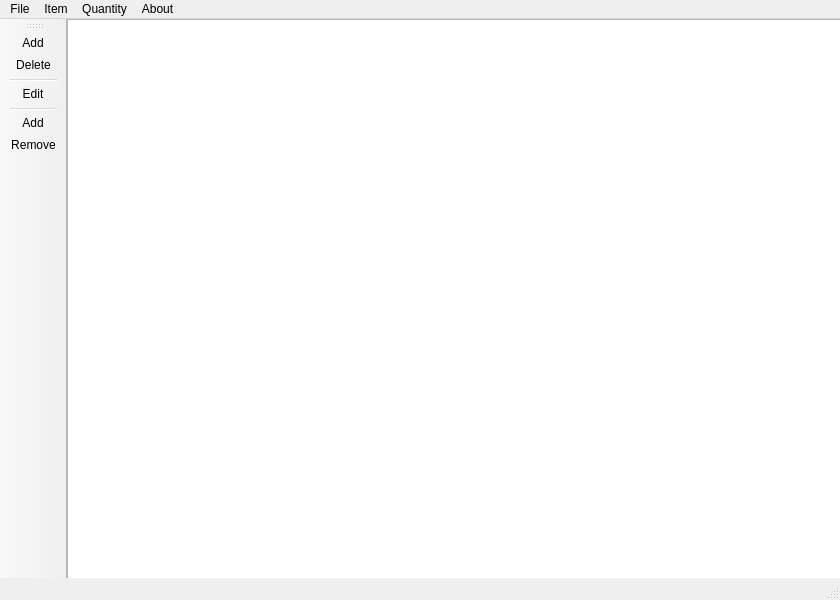
<?xml version="1.0" encoding="UTF-8"?>
<ui version="4.0">
 <class>MainWindow</class>
 <widget class="QMainWindow" name="MainWindow">
  <property name="geometry">
   <rect>
    <x>0</x>
    <y>0</y>
    <width>840</width>
    <height>600</height>
   </rect>
  </property>
  <property name="sizePolicy">
   <sizepolicy hsizetype="Fixed" vsizetype="Fixed">
    <horstretch>0</horstretch>
    <verstretch>0</verstretch>
   </sizepolicy>
  </property>
  <property name="windowTitle">
   <string>MainWindow</string>
  </property>
  <widget class="QWidget" name="centralWidget">
   <widget class="QTableWidget" name="tableWidget">
    <property name="geometry">
     <rect>
      <x>0</x>
      <y>0</y>
      <width>821</width>
      <height>561</height>
     </rect>
    </property>
    <property name="sizePolicy">
     <sizepolicy hsizetype="Minimum" vsizetype="Minimum">
      <horstretch>0</horstretch>
      <verstretch>0</verstretch>
     </sizepolicy>
    </property>
   </widget>
  </widget>
  <widget class="QMenuBar" name="menuBar">
   <property name="geometry">
    <rect>
     <x>0</x>
     <y>0</y>
     <width>840</width>
     <height>19</height>
    </rect>
   </property>
   <widget class="QMenu" name="menuFIle">
    <property name="title">
     <string>File</string>
    </property>
    <addaction name="actionCarregar"/>
    <addaction name="separator"/>
    <addaction name="actionDelete_All"/>
    <addaction name="separator"/>
    <addaction name="actionExit"/>
   </widget>
   <widget class="QMenu" name="menuAbout">
    <property name="title">
     <string>About</string>
    </property>
    <addaction name="actionHelp"/>
    <addaction name="separator"/>
    <addaction name="actionAbout"/>
   </widget>
   <widget class="QMenu" name="menuItem">
    <property name="title">
     <string>Item</string>
    </property>
    <addaction name="actionAdd_Item"/>
    <addaction name="actionDelete_Item"/>
    <addaction name="separator"/>
    <addaction name="actionEdit"/>
   </widget>
   <widget class="QMenu" name="menuQuantity">
    <property name="title">
     <string>Quantity</string>
    </property>
    <addaction name="actionAdd"/>
    <addaction name="actionRemove"/>
   </widget>
   <addaction name="menuFIle"/>
   <addaction name="menuItem"/>
   <addaction name="menuQuantity"/>
   <addaction name="menuAbout"/>
  </widget>
  <widget class="QToolBar" name="mainToolBar">
   <attribute name="toolBarArea">
    <enum>LeftToolBarArea</enum>
   </attribute>
   <attribute name="toolBarBreak">
    <bool>false</bool>
   </attribute>
   <addaction name="actionAdd_Item"/>
   <addaction name="actionDelete_Item"/>
   <addaction name="separator"/>
   <addaction name="actionEdit"/>
   <addaction name="separator"/>
   <addaction name="actionAdd"/>
   <addaction name="actionRemove"/>
  </widget>
  <widget class="QStatusBar" name="statusBar"/>
  <action name="actionCarregar">
   <property name="icon">
    <iconset resource="res.qrc">
     <normaloff>:/res/Nobuk-Inventory-Icons/Load.png</normaloff>:/res/Nobuk-Inventory-Icons/Load.png</iconset>
   </property>
   <property name="text">
    <string>Load</string>
   </property>
  </action>
  <action name="actionExit">
   <property name="icon">
    <iconset resource="res.qrc">
     <normaloff>:/res/Nobuk-Inventory-Icons/Exit.png</normaloff>:/res/Nobuk-Inventory-Icons/Exit.png</iconset>
   </property>
   <property name="text">
    <string>Exit</string>
   </property>
  </action>
  <action name="actionHelp">
   <property name="icon">
    <iconset resource="res.qrc">
     <normaloff>:/res/Nobuk-Inventory-Icons/Help.png</normaloff>:/res/Nobuk-Inventory-Icons/Help.png</iconset>
   </property>
   <property name="text">
    <string>Help</string>
   </property>
  </action>
  <action name="actionAbout">
   <property name="icon">
    <iconset resource="res.qrc">
     <normaloff>:/res/Nobuk-Inventory-Icons/About.png</normaloff>:/res/Nobuk-Inventory-Icons/About.png</iconset>
   </property>
   <property name="text">
    <string>About </string>
   </property>
  </action>
  <action name="actionDelete_All">
   <property name="icon">
    <iconset resource="res.qrc">
     <normaloff>:/res/Nobuk-Inventory-Icons/Delete_all.png</normaloff>:/res/Nobuk-Inventory-Icons/Delete_all.png</iconset>
   </property>
   <property name="text">
    <string>Delete All</string>
   </property>
  </action>
  <action name="actionAdd_Item">
   <property name="icon">
    <iconset resource="res.qrc">
     <normaloff>:/res/Nobuk-Inventory-Icons/Add_Item.png</normaloff>:/res/Nobuk-Inventory-Icons/Add_Item.png</iconset>
   </property>
   <property name="text">
    <string>Add</string>
   </property>
  </action>
  <action name="actionDelete_Item">
   <property name="icon">
    <iconset resource="res.qrc">
     <normaloff>:/res/Nobuk-Inventory-Icons/Delete_Item.png</normaloff>:/res/Nobuk-Inventory-Icons/Delete_Item.png</iconset>
   </property>
   <property name="text">
    <string>Delete</string>
   </property>
  </action>
  <action name="actionAdd">
   <property name="icon">
    <iconset resource="res.qrc">
     <normaloff>:/res/Nobuk-Inventory-Icons/Add.png</normaloff>:/res/Nobuk-Inventory-Icons/Add.png</iconset>
   </property>
   <property name="text">
    <string>Add</string>
   </property>
  </action>
  <action name="actionRemove">
   <property name="icon">
    <iconset resource="res.qrc">
     <normaloff>:/res/Nobuk-Inventory-Icons/Remove.png</normaloff>:/res/Nobuk-Inventory-Icons/Remove.png</iconset>
   </property>
   <property name="text">
    <string>Remove</string>
   </property>
  </action>
  <action name="actionEdit">
   <property name="icon">
    <iconset resource="res.qrc">
     <normaloff>:/res/Nobuk-Inventory-Icons/Edit.png</normaloff>:/res/Nobuk-Inventory-Icons/Edit.png</iconset>
   </property>
   <property name="text">
    <string>Edit</string>
   </property>
  </action>
 </widget>
 <layoutdefault spacing="6" margin="11"/>
 <resources>
  <include location="res.qrc"/>
 </resources>
 <connections/>
</ui>
